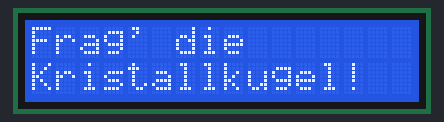
Recording of a sketch running on a simulated Arduino Uno, built with avr-gcc and run on an emulated ATmega328P. Parts: 16×2 character LCD. Random numbers use the default seed unless the sketch sets one.

Above: at 0.1 s.
At 2.2 s:
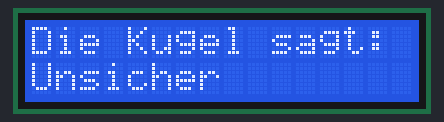
At 8.2 s:
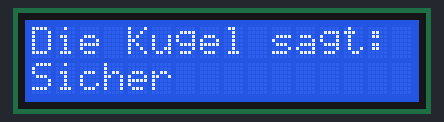
At 16.3 s:
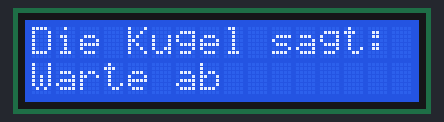
At 26.5 s:
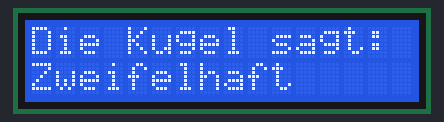
At 34.6 s:
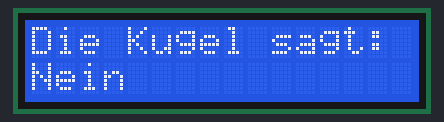

Measured:
- what the display in image 1 shows lasts 2.0 s, from 2.1 s to 4.1 s
- what the display in image 3 shows lasts 4.1 s, from 16.3 s to 20.4 s

The sketch:

11_LCD_crystal_ball_with_I2C_connection.ino
```cpp
#include <Wire.h>
#include <LiquidCrystal_I2C.h>
LiquidCrystal_I2C lcd(0x27, 16, 2);

const int switchPin = 6;
int switchState = 0;
int previousSwitchState = 0;
int reply;


void setup() {
  pinMode(switchPin, INPUT); // define the pin connected to the switch as input

  lcd.init(); // initialize the LCD
  lcd.backlight(); // turn on the backlight

  lcd.setCursor(0, 0); // jump to the beginning of the first row of the LCD
  lcd.print("Frag' die"); // print the given text in the first row of the LCD
  lcd.setCursor(0, 1); // jump to the beginning of the next row
  lcd.print("Kristallkugel!"); // print the given text in the second row of the LCD
}


void loop() {
  delay(2000); // wait for 2 s

  reply = random(9); // generate random number (0 to 8) and store in the variable "reply"

  lcd.clear(); // clear the LCD
  lcd.setCursor(0, 0); // jump to the beginning of the first row of the LCD
  lcd.print("Die Kugel sagt:"); // print the given text
  lcd.setCursor(0, 1); // jump to the beginning of the second row of the LCD

  switch (reply) { // print the given text depending of the random number in the variable reply
    case 0:
      lcd.print("Ja");
      break;

    case 1:
      lcd.print("Wahrscheinlich");
      break;

    case 2:
      lcd.print("Sicher");
      break;

    case 3:
      lcd.print("gute Aussichten");
      break;

    case 4:
      lcd.print("Unsicher");
      break;

    case 5:
      lcd.print("Frag' nochmal");
      break;

    case 6:
      lcd.print("Zweifelhaft");
      break;

    case 7:
      lcd.print("Nein");
      break;

    case 8:
      lcd.print("Warte ab");
      break;
  }
}
```
